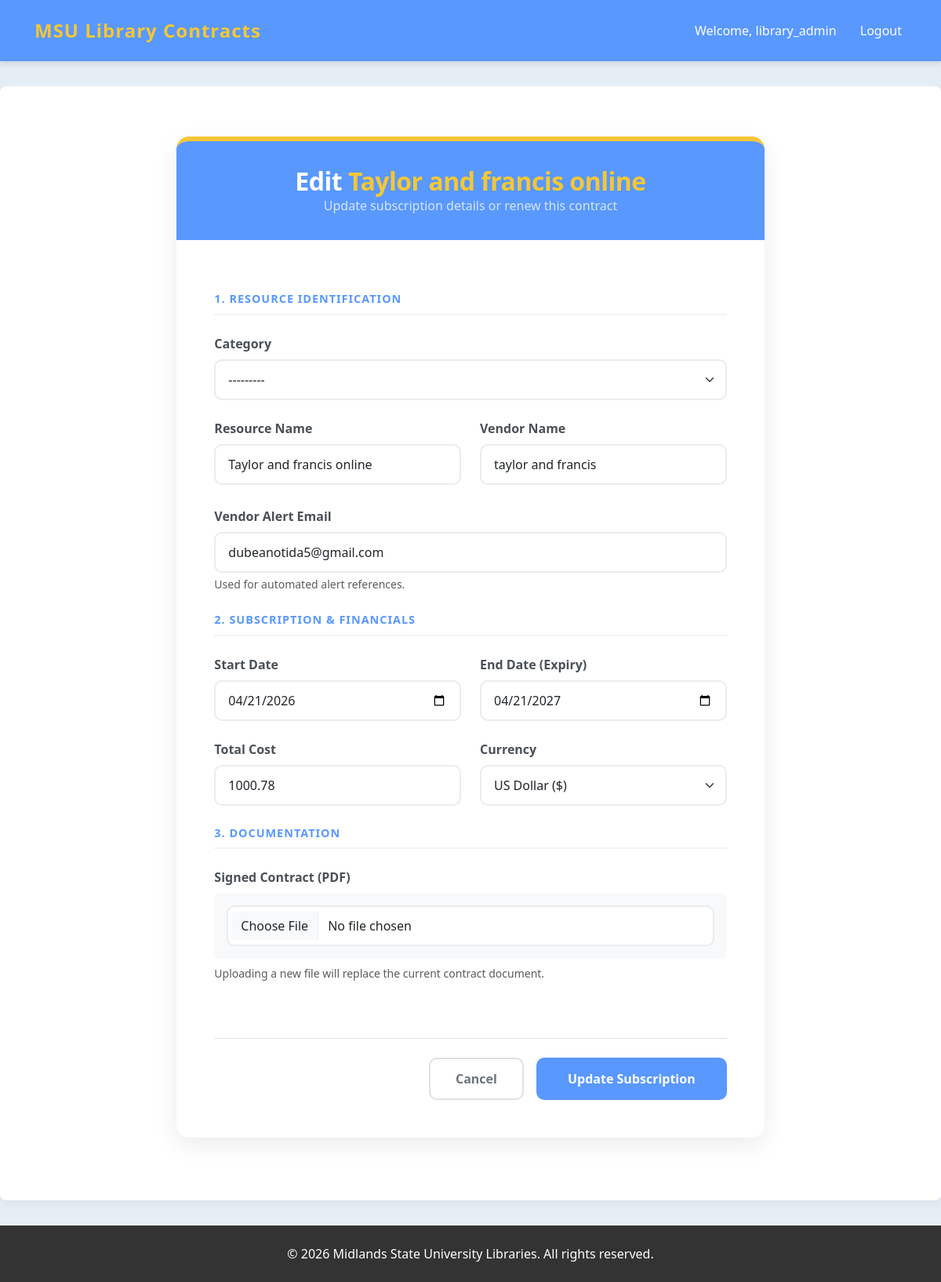
Page /contracts/edit/1/ (signed in) on the committed database.
### contracts/models.py (models this page shows, shortened)
class Contract(models.Model):
    category = models.ForeignKey(Category, on_delete=models.SET_NULL, null=True, blank=True)
    CURRENCY_CHOICES = [
        ('USD', 'US Dollar ($)'),
        ('ZWG', 'Zimbabwe Gold (ZiG)'),
        ('GBP', 'British Pound (£)'),
    ]
    resource = models.CharField(max_length=200, verbose_name="Resource Name")
    vendor = models.CharField(max_length=200, verbose_name="Vendor Name")
    vendor_email = models.EmailField(blank=True, null=True, help_text="Used for automated alert references.")
    start_date = models.DateField()
    end_date = models.DateField()
    cost = models.DecimalField(max_digits=12, decimal_places=2)
    currency = models.CharField(max_length=3, choices=CURRENCY_CHOICES, default='USD')
    pdf_contract = models.FileField(upload_to='contracts_pdfs/', blank=True, null=True)
    last_warning_sent_at = models.DateField(null=True, blank=True)
    created_at = models.DateTimeField(auto_now_add=True)

### contracts/views.py (the view)
# urls.py: path('edit/<int:contract_id>/', views.edit_contract, name='edit_contract'),
@login_required(login_url='login')
def edit_contract(request, contract_id):
    contract = get_object_or_404(Contract, pk=contract_id)
    if request.method == 'POST':
        form = ContractForm(request.POST, request.FILES, instance=contract)
        if form.is_valid():
            form.save()
            return redirect('contract_list')
    else:
        form = ContractForm(instance=contract)
    return render(request, 'contracts/edit_contract.html', {'form': form, 'contract': contract})

### contracts/forms.py
class ContractForm(forms.ModelForm):
    class Meta:
        model = Contract
        fields = ['category', 'resource', 'vendor', 'vendor_email', 'start_date', 'end_date', 'cost', 'currency', 'pdf_contract']
        widgets = {
            'category': forms.Select(attrs={'class': 'form-select'}),
            'resource': forms.TextInput(attrs={'class': 'form-control', 'placeholder': 'e.g., Taylor & Francis Online'}),
            'vendor': forms.TextInput(attrs={'class': 'form-control', 'placeholder': 'e.g., Taylor & Francis'}),
            'vendor_email': forms.EmailInput(attrs={'class': 'form-control', 'placeholder': 'vendor@example.com'}),
            'start_date': forms.DateInput(attrs={'type': 'date', 'class': 'form-control'}),
            'end_date': forms.DateInput(attrs={'type': 'date', 'class': 'form-control'}),
            'cost': forms.NumberInput(attrs={'class': 'form-control', 'step': '0.01'}), # Allows decimals
            'currency': forms.Select(attrs={'class': 'form-select'}),
            'pdf_contract': forms.FileInput(attrs={'class': 'form-control'}),
        }

### contracts/models.py (called while the page is built)
    def __str__(self):
        return self.name

### contracts/templates/contracts/edit_contract.html (shortened to what this page needs)
{% extends 'base.html' %}
{% block content %}
<div class="row justify-content-center">
    <div class="col-lg-10 col-xl-8">
        <div class="form-card">
            <div class="form-header text-center">
                <h2>Edit <span style="color: var(--msu-gold);">{{ form.instance.resource }}</span></h2>
                <p class="mb-0 opacity-75">Update subscription details or renew this contract</p>
            </div>
            <div class="card-body p-4 p-md-5">
                <form method="post" enctype="multipart/form-data">
                    <div class="form-section-title">1. Resource Identification</div>
                    <div class="row g-4 mb-4">
                        <div class="col-md-12">
                            <label class="form-label">Category</label>
                            {{ form.category }}
                        </div>
                        <div class="col-md-6">
                            <label class="form-label">Resource Name</label>
                            {{ form.resource }}
                        </div>
                        <div class="col-md-6">
                            <label class="form-label">Vendor Name</label>
                            {{ form.vendor }}
                        </div>
                        <div class="col-md-12">
                            <label class="form-label">Vendor Alert Email</label>
                            {{ form.vendor_email }}
                            <small class="text-muted d-block mt-1">{{ form.vendor_email.help_text }}</small>
                        </div>
                    </div>
                    <div class="form-section-title">2. Subscription & Financials</div>
                    <div class="row g-4 mb-4">
                        <div class="col-md-6">
                            <label class="form-label">Start Date</label>
                            {{ form.start_date }}
                        </div>
                        <div class="col-md-6">
                            <label class="form-label">End Date (Expiry)</label>
                            {{ form.end_date }}
                        </div>
                        <div class="col-md-6">
                            <label class="form-label">Total Cost</label>
                            {{ form.cost }}
                        </div>
                        <div class="col-md-6">
                            <label class="form-label">Currency</label>
                            {{ form.currency }}
                        </div>
                    </div>
                    <div class="form-section-title">3. Documentation</div>
                    <div class="row g-4">
                        <div class="col-md-12 mb-4">
                            <label class="form-label">Signed Contract (PDF)</label>
                            <div class="p-3 border-dashed rounded-3 bg-light file-upload-wrapper">
                                {{ form.pdf_contract }}
                            </div>
                            <small class="text-muted d-block mt-2">Uploading a new file will replace the current contract document.</small>
                        </div>
                    </div>
                    <div class="d-flex flex-column flex-md-row justify-content-end gap-3 mt-5 pt-4 border-top">
                        <a href="{% url 'contract_list' %}" class="btn btn-cancel">Cancel</a>
                        <button type="submit" class="btn btn-save">Update Subscription</button>
                    </div>
                </form>
            </div>
        </div>
    </div>
</div>
{% endblock %}

### contracts/templates/base.html (shortened to what this page needs)
{% load static %}
<!DOCTYPE html>
<html lang="en">
<head>
    <link href="https://cdn.jsdelivr.net/npm/bootstrap@5.3.0/dist/css/bootstrap.min.css" rel="stylesheet">
    <link rel="stylesheet" href="{% static 'css/style.css' %}?v=1">
</head>
<body>
    <nav class="navbar">
        <div class="container-fluid" style="display: flex; justify-content: space-between; width: 100%; align-items: center;">
            <a href="{% url 'welcome' %}" class="navbar-brand">MSU Library Contracts</a>
            <div>
                {% if user.is_authenticated %}
                    <span class="navbar-text" style="margin-right: 20px;">Welcome, {{ user.username }}</span>
                    <form action="{% url 'logout' %}" method="post" style="display:inline;">
                        <button type="submit" class="logout-btn">Logout</button>
                    </form>
                {% else %}
                    <a href="{% url 'login' %}" class="login-link">Login</a>
                {% endif %}
            </div>
        </div>
    </nav>
    <div class="container main-container">
        {% block content %}
        {% endblock %}
    </div>
    <footer>
        &copy; {% now "Y" %} Midlands State University Libraries. All rights reserved.
    </footer>
</body>
</html>

### static/css/style.css (style rules this page uses)
html, body { height: 100%; margin: 0; padding: 0; }
body { display: flex; flex-direction: column; font-family: 'Segoe UI', Tahoma, Geneva, Verdana, sans-serif; background-color: #f4f6f9; }
.navbar { background-color: #003366; color: white; padding: 1rem 2rem; flex-shrink: 0; }
.navbar a { color: white; text-decoration: none; }
.container { flex: 1 0 auto; width: 100%; max-width: 1200px; margin: 0 auto; padding: 2rem 1rem; background-color: white; }
footer { flex-shrink: 0; background-color: #333; color: white; text-align: center; padding: 15px; width: 100%; }

### contracts/templates/base.html (style rules this page uses)
:root { --msu-primary-blue: #5998FF; --msu-gold: #F5C735; --msu-text-dark: #333333; }
body { background-color: #E6EEF5; color: var(--msu-text-dark); min-height: 100vh; display: flex; flex-direction: column; }
.navbar { background-color: var(--msu-primary-blue); padding: 1rem 2rem; box-shadow: 0 4px 6px rgba(0,0,0,0.1); }
.navbar-brand { color: var(--msu-gold) !important; font-weight: bold; font-size: 1.5rem; letter-spacing: 1px; }
.navbar-text { color: #FFFFFF; }
.navbar a.login-link, .logout-btn { color: #FFFFFF; text-decoration: none; font-weight: 500; background: none; border: none; cursor: pointer; font-size: 1rem; transition: color 0.3s ease; }
.main-container { flex: 1; background-color: #FFFFFF; padding: 2rem; margin-top: 2rem; margin-bottom: 2rem; border-radius: 8px; box-shadow: 0 4px 8px rgba(0,0,0,0.05); }
footer { background-color: var(--msu-text-dark); color: #FFFFFF; text-align: center; padding: 1.5rem; margin-top: auto; }

### contracts/templates/contracts/edit_contract.html (style rules this page uses)
.form-card { background: #ffffff; border: none; border-radius: 16px; box-shadow: 0 10px 30px rgba(0, 0, 0, 0.08); overflow: hidden; border-top: 6px solid var(--msu-gold); margin-top: 2rem; margin-bottom: 3rem; }
.form-header { background-color: var(--msu-primary-blue); padding: 2rem; color: white; }
.form-header h2 { font-weight: 800; margin: 0; letter-spacing: -0.5px; }
.form-section-title { font-size: 0.9rem; text-transform: uppercase; letter-spacing: 1px; font-weight: 700; color: var(--msu-primary-blue); border-bottom: 2px solid #f1f3f5; padding-bottom: 0.5rem; margin-bottom: 1.5rem; margin-top: 1rem; }
.form-control, .form-select { border: 2px solid #e9ecef; border-radius: 10px; padding: 0.75rem 1rem; transition: all 0.2s ease-in-out; }
.form-label { font-weight: 600; color: #495057; margin-bottom: 0.5rem; }
.btn-save { background-color: var(--msu-primary-blue); color: white; font-weight: 700; padding: 0.8rem 2.5rem; border-radius: 10px; border: none; transition: all 0.3s; }
.btn-cancel { background-color: transparent; color: #6c757d; font-weight: 600; border: 2px solid #dee2e6; padding: 0.8rem 2rem; border-radius: 10px; transition: all 0.2s; }

### rows in the picture
Contract: instance.resource "Taylor and francis online", category "---------", resource "Taylor and francis online", vendor "taylor and francis", vendor_email "dubeanotida5@gmail.com", start_date "04/21/2026", end_date "04/21/2027", cost "1000.78", currency "US Dollar ($)"

### other values in the picture
{{ user.username }} "library_admin"
